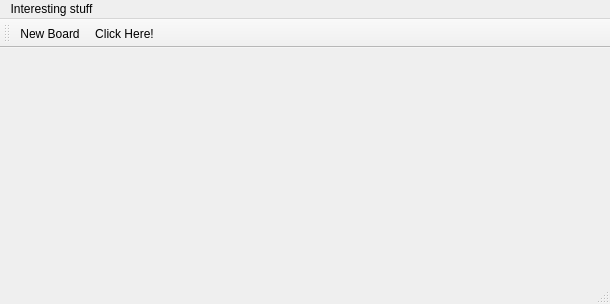
<?xml version="1.0" encoding="UTF-8"?>
<ui version="4.0">
 <class>MainWindow</class>
 <widget class="QMainWindow" name="MainWindow">
  <property name="geometry">
   <rect>
    <x>0</x>
    <y>0</y>
    <width>610</width>
    <height>304</height>
   </rect>
  </property>
  <property name="windowTitle">
   <string>MainWindow</string>
  </property>
  <widget class="QWidget" name="centralWidget"/>
  <widget class="QMenuBar" name="menuBar">
   <property name="geometry">
    <rect>
     <x>0</x>
     <y>0</y>
     <width>610</width>
     <height>22</height>
    </rect>
   </property>
   <widget class="QMenu" name="menuFile">
    <property name="title">
     <string>Interesting stuff</string>
    </property>
    <addaction name="actionNew_Board"/>
    <addaction name="actionClick_Here"/>
   </widget>
   <addaction name="menuFile"/>
  </widget>
  <widget class="QToolBar" name="mainToolBar">
   <attribute name="toolBarArea">
    <enum>TopToolBarArea</enum>
   </attribute>
   <attribute name="toolBarBreak">
    <bool>false</bool>
   </attribute>
   <addaction name="actionNew_Board"/>
   <addaction name="actionClick_Here"/>
  </widget>
  <widget class="QStatusBar" name="statusBar"/>
  <action name="actionNew_Board">
   <property name="text">
    <string>New Board</string>
   </property>
  </action>
  <action name="actionClick_Here">
   <property name="text">
    <string>Click Here!</string>
   </property>
  </action>
 </widget>
 <layoutdefault spacing="6" margin="11"/>
 <resources/>
 <connections/>
</ui>
